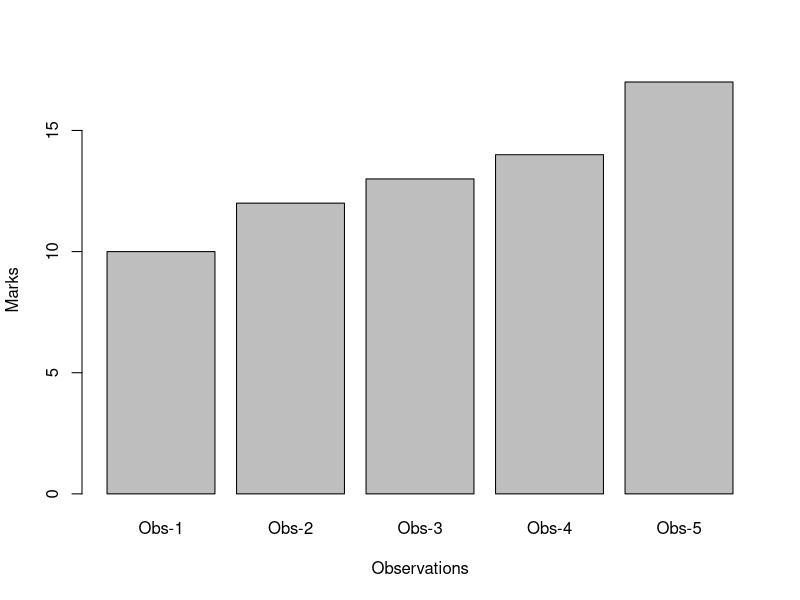
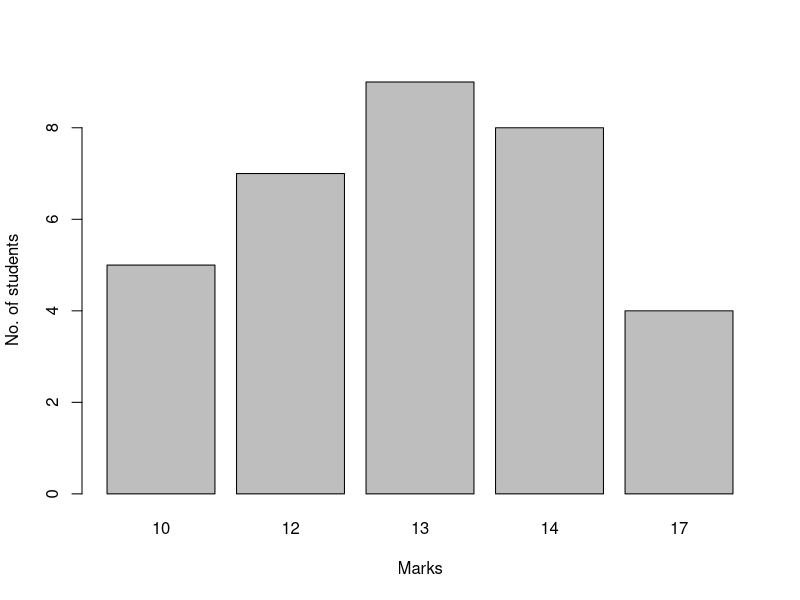
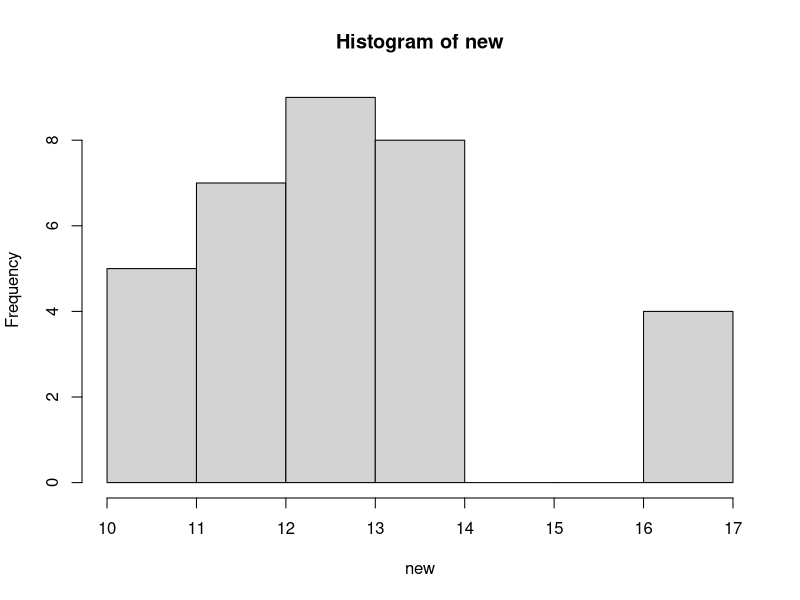
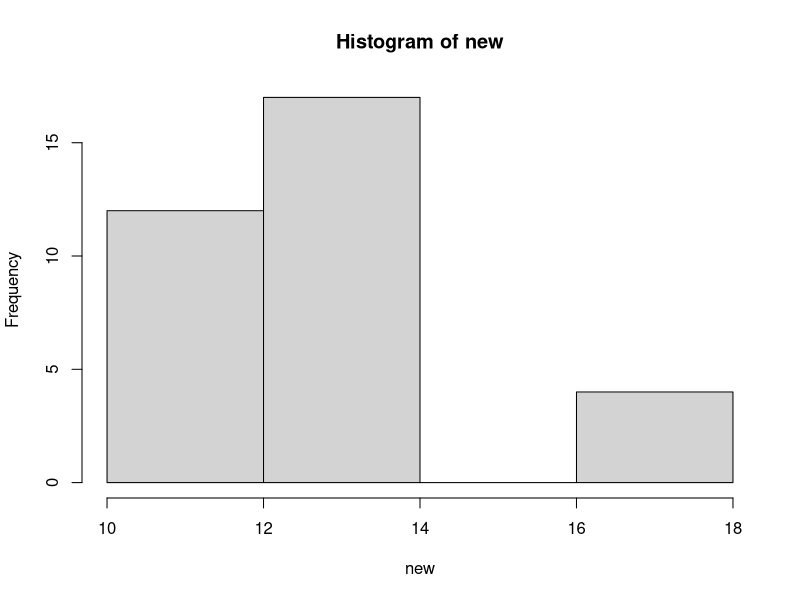
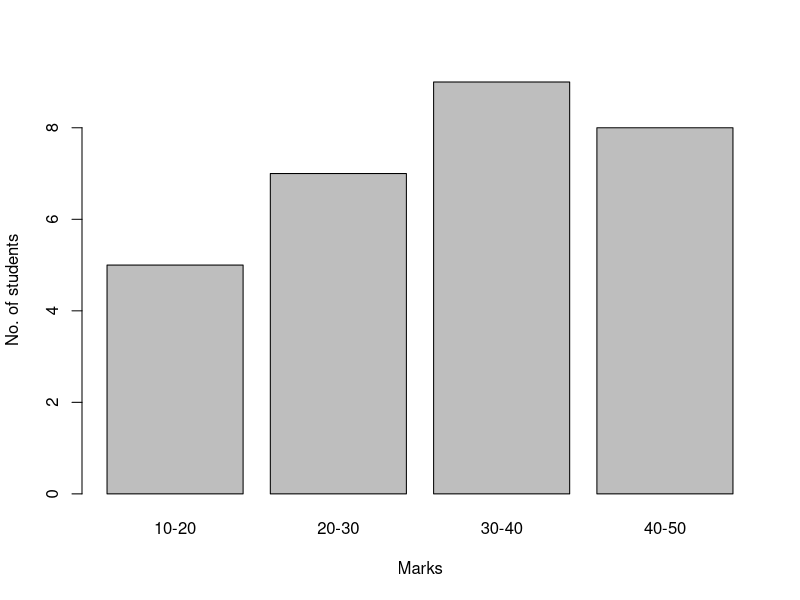

The R source for these figures, in order:
#Q1
marks_Q1 <- rep(c(10,20,30,10,40,50),c(3,5,2,2,4,4))
marks_Q1
table(marks_Q1)
cbind(table(marks_Q1))
mean(marks_Q1)

#Q2_part1
marks_Q2 <- c(10,12,13,14,17)
marks_Q2
mean_Q2_1 <- mean(marks_Q2)
mean_Q2_1
obs=paste("Obs",1:5,sep='-')
obs
barplot(marks_Q2,xlab='Observations', ylab='Marks',names.arg = obs)

#Q2_part2
no_of_students <- c(5,7,9,8,4)
no_of_students
freq_obs_Q2 <- marks_Q2*no_of_students
freq_obs_Q2
sum(freq_obs_Q2)
sum(no_of_students)
mean_Q2_2 <- sum(freq_obs_Q2)/sum(no_of_students)
mean_Q2_2
barplot(no_of_students,names.arg = marks_Q2,xlab='Marks',ylab='No. of students')
#text = (x=bb,y = students....., )
#Q2_part2_other_way
new=rep(marks_Q2,no_of_students)
new
table(new)
cbind(table(new))
mean(new)
hist(new)
hist(new,breaks=3)

#Q2_part3
marks_lowerlimit <- c(10,20,30,40)
marks_lowerlimit
marks_upperlimit <- c(20,30,40,50)
marks_upperlimit
marks_midpoint <- (marks_upperlimit+marks_lowerlimit)/2
marks_midpoint
no_of_students_Q2_3 <- c(5,7,9,8)
no_of_students_Q2_3
freq_obs_Q2_3 <- marks_midpoint*no_of_students_Q2_3
freq_obs_Q2_3
mean_Q2_3 <- sum(freq_obs_Q2_3)/sum(no_of_students_Q2_3)
mean_Q2_3
x_lab <- paste(marks_lowerlimit,marks_upperlimit,sep='-')
x_lab
barplot(no_of_students_Q2_3,names.arg = x_lab,xlab='Marks',ylab='No. of students')

#Q2_part3_new_way
marks2c <- c("10-20","20-30","30-40","40-50")
students2c <- c(5,7,9,8)
df2c <- data.frame(marks2c,students2c)
df2c
str(df2c)
midpt2c <- c(15,25,35,45)
markstotal2c <- midpt2c * students2c
df2c$mid2c = midpt2c
df2c
df2c$total <- df2c$students2c * df2c$mid2c
df2c
mean2c1 <- sum(df2c$total)/sum(df2c$students2c)
mean2c1

new1 <- rep(df2c$mid2c, df2c$students2c)
table(new1)
mean(new1)

#Q3

marks_Q3 <- c(12,63,61,63,87,65,1,24,67,52,70,55,29,93,30,84,29,27,19,
           24,32,31,16,4,22,82,53,92,84,5,46,27,31,51,19,76,21,26,
           100,81,56,65,32,63,33,51,68,49,25,77)
marks_Q3
range(marks_Q3)
breaks <- seq(0,100,by=10)
breaks
marks_Q3.cut <- cut(marks_Q3,breaks,include.lowest = FALSE, right=TRUE)
marks_Q3.cut
marks_Q3.table <- table(marks_Q3.cut)
marks_Q3.table
cbind(marks_Q3.table)

#Q3_new

set.seed(1234)
x=ceiling(rnorm(100,60,15))
x
mean(x)
table(x)
range(x)
x[c(1,2,3,4,5)] <- c(0,10,11,99,100)
(brks <- seq(0,100,10)) #or brks <- seq(min(x),max(x),class size)
#if we keep the statement within braces, we don't have to print the vector again
#slabs : 0-10, 10-20, ....
classint1 <- cut(x, breaks=brks)#default right=T
head(classint1,n=5)
head(x,n=5)
table(classint1)
table(classint1,useNA='ifany')
classint2 <- cut(x,breaks=brks,right=F)
head(classint2,n=5)
head(x,n=5)
table(classint2, useNA='ifany')

#correct the problem of NA
classint1a <- cut(x, breaks=brks, include.lowest = T)
as.character(head(classint1a,n=5))
head(x,n=5)
table(classint1a, useNA='ifany')

classint2a <- cut(x, breaks=brks, include.lowest=T, right=F)
as.character(head(classint2a,n=5))
head(x,n=5)
table(classint2a,useNA='ifany')

#Giving Labels
LETTERS[1:length(brks)-1]
length(brks)
levels(classint1)
classint1b <- cut(x, breaks=brks, include.lowest=T, 
                  labels=LETTERS[1:length(brks)-1]) #default right=T 
as.character(head(classint1b,n=5))
head(x,n=5)
table(classint1b,useNA='ifany')



LETTERS[1:5]
letters[1:6]
